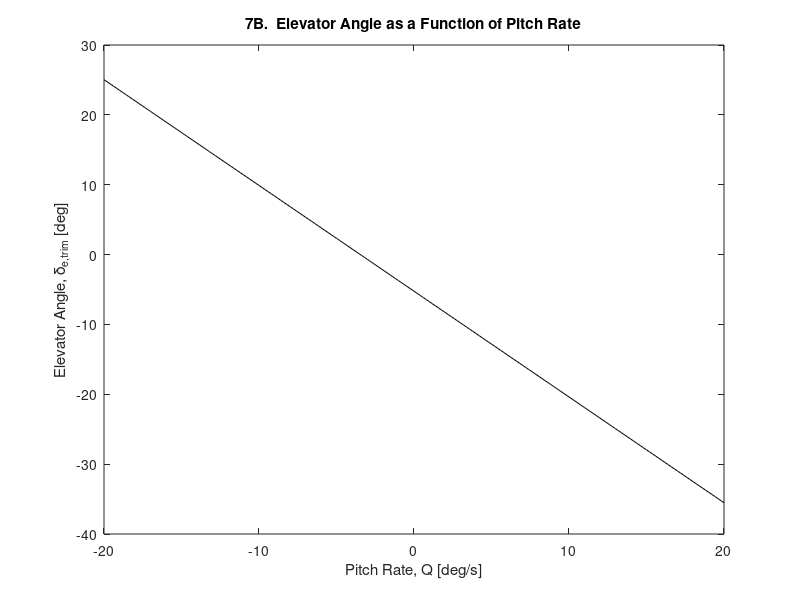
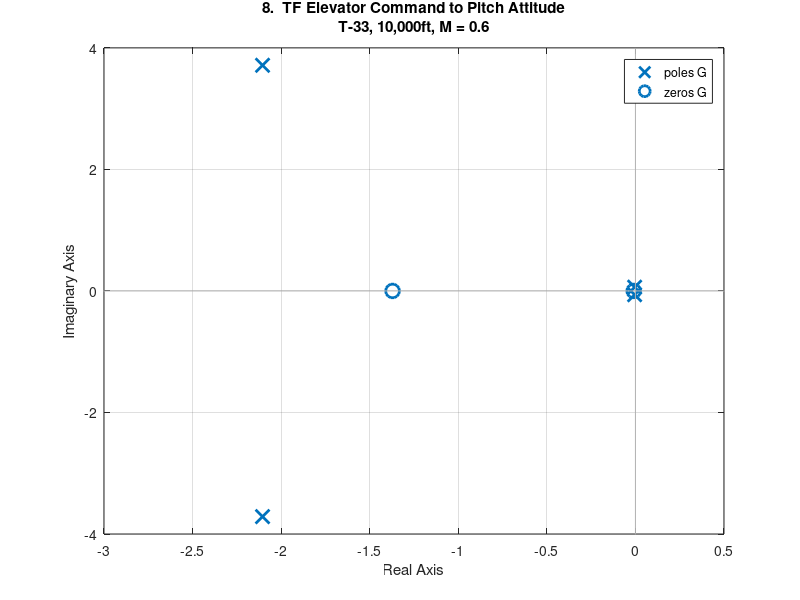
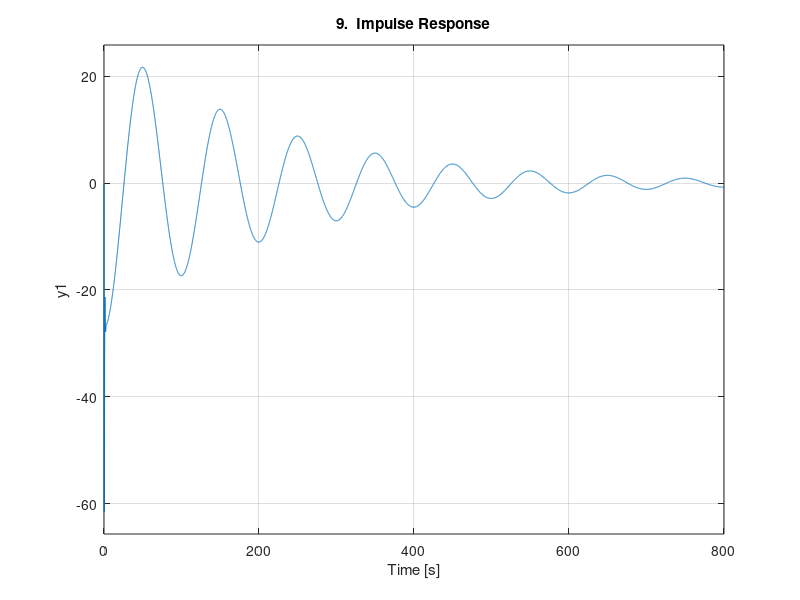
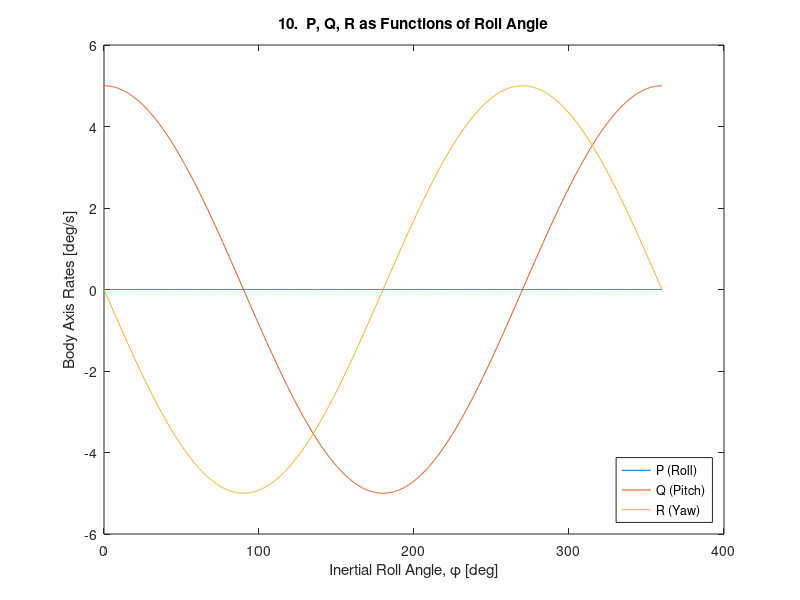

MATLAB code for these plots, in order:
%%%%%%%%%%%%%%%%%%%%%%%%%%%%%  EOM HWK  %%%%%%%%%%%%%%%%%%%%%%%%%%%%%
%
% eom_hwk.m
%
% Authors: 1st Lt Gordon McCulloh, 23A
%
% Date: 11 Mar 2023
% 
% Description: Visual analysis code for FQ 6111A: Equations of Motion
%
% Inputs: A/C Parameters, Transfer Function
%
% Outputs: A/C Response
%
% Paired files: none
%
%%%%%%%%%%%%%%%%%%%%%%%%%%%%%%%%%%%%%%%%%%%%%%%%%%%%%%%%%%%%%%%%%%%%%
clear all; close all; clc;

%% Problem 7
alphaZero = -3;  % deg
vT = 280;  % ft/s
W = 636600;  % lb
S = 5500;  % ft^2
cbar = 27.31;  % ft
cm0 = 0.086;
cma = -1.26;  % 1/rad
cLa = 5.7;  % 1/rad
cmq = -20.8;  % 1/rad
cmde = -1.34;  % 1/rad
rhoSL = 0.002377;  % sl/ft^3

% A
deTrim = -(cm0+cma*(2*W/(rhoSL*vT^2*S)/cLa+deg2rad(alphaZero)))/cmde;
fprintf('7A. %.2f deg \n\n', rad2deg(deTrim));

% B
Q = linspace(-20,20,201);
deTrim = -(cm0+cma*(2*W/(rhoSL*vT^2*S)/cLa+deg2rad(alphaZero))+...
    +cbar/vT*cmq*deg2rad(Q))/cmde;

figure('Name','pitch rates vs. elevator angle')
plot(Q,rad2deg(deTrim),'k')
xlabel('Pitch Rate, Q [deg/s]')
ylabel('Elevator Angle, \delta_{e,trim} [deg]')
title('7B.  Elevator Angle as a Function of Pitch Rate')

% C
for ii = 1:length(Q)
    if deTrim(ii)<0 && deTrim(ii-1)>0
        Qc = Q(ii);
    end
end
fprintf('7C.  Pitch rate at zero elevator angle,  %.2f deg/s \n\n',Qc);

%% Problem 8
s = tf('s');
G = -361*(s+.0098)*(s+1.371)/((s^2+.008996*s+.003969)*(s^2+4.21*s+18.23));

figure('Name','elevator command to pitch attitude transfer function')
pzmap(G)
axis([-3 0.5 -4 4])
title({'8.  TF Elevator Command to Pitch Attitude',...
    'T-33, 10,000ft, M = 0.6'})

%% Problem 9
figure('Name','impulse response')
impulse(G)
title('9.  Impulse Response')

%% Problem 10
phi = linspace(0,360,1001);  % deg
theta = linspace(0,0,1001);
psi = linspace(180,180,1001); 
phiDot = 0;  % deg/s
thetaDot = 5;  
psiDot = 0;

P = -sin(deg2rad(theta)).*psiDot+phiDot;
Q = sin(deg2rad(phi)).*cos(deg2rad(theta)).*psiDot+...
    cos(deg2rad(phi)).*thetaDot;
R = cos(deg2rad(phi)).*cos(deg2rad(theta)).*psiDot-...
    sin(deg2rad(phi)).*thetaDot;

figure('Name','body axis roll/pitch/yaw rates')
plot(phi,P)
hold on 
plot(phi,Q)
plot(phi,R)
xlabel('Inertial Roll Angle, \phi [deg]')
ylabel('Body Axis Rates [deg/s]')
title('10.  P, Q, R as Functions of Roll Angle')
legend('P (Roll)','Q (Pitch)','R (Yaw)','location','southeast')
hold off